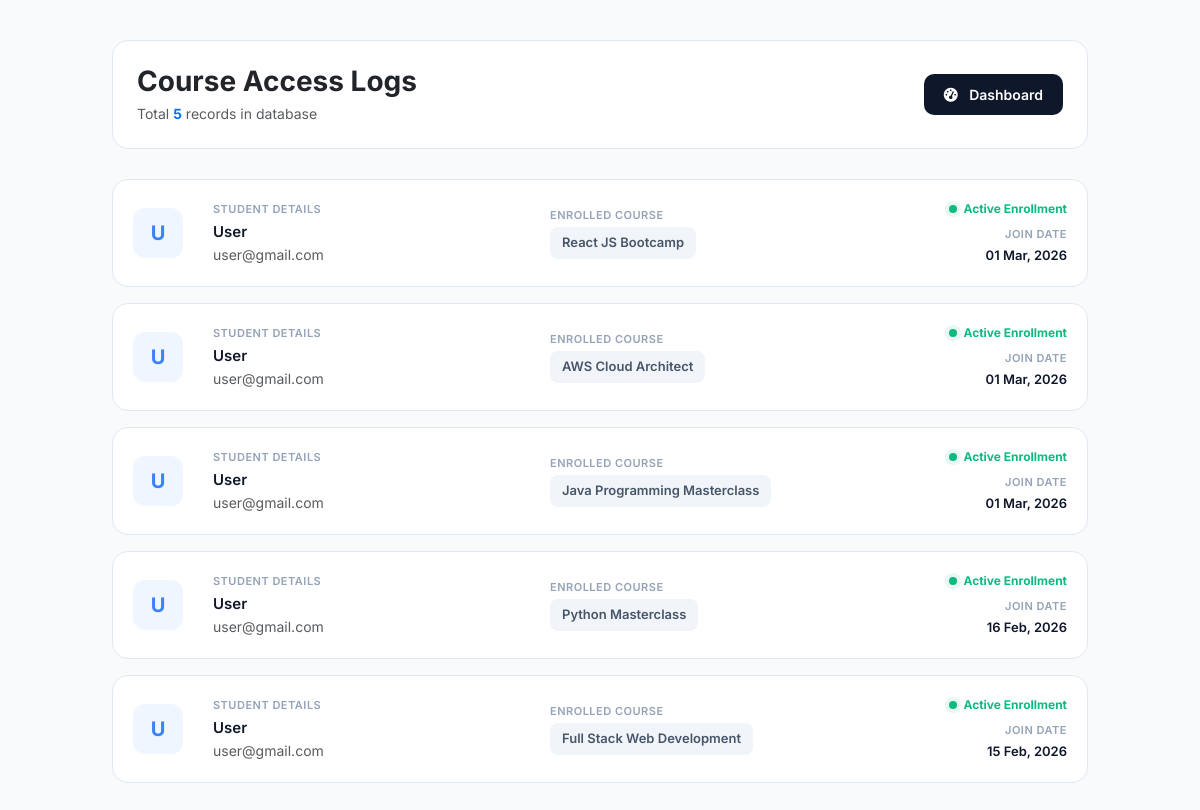
/admin_enrollments.php (signed in), run on the app's committed database.
### tables this page shows
CREATE TABLE `course_enrollments` (
  `id` int(11) NOT NULL,
  `student_email` varchar(255) DEFAULT NULL,
  `username` varchar(255) NOT NULL,
  `user_email` varchar(255) NOT NULL,
  `course_name` varchar(255) NOT NULL,
  `enroll_date` timestamp NOT NULL DEFAULT current_timestamp(),
  `progress` int(3) DEFAULT 100
);

### admin_enrollments.php (the view, shortened to what this page needs)
<?php
require_once 'db.php';
$query = "SELECT * FROM course_enrollments ORDER BY id DESC";
$res = mysqli_query($conn, $query);
?>
<!DOCTYPE html>
<html lang="en">
<head>
    <link href="https://cdn.jsdelivr.net/npm/bootstrap@5.3.2/dist/css/bootstrap.min.css" rel="stylesheet">
    <link href="https://cdnjs.cloudflare.com/ajax/libs/font-awesome/6.4.0/css/all.min.css" rel="stylesheet">
</head>
<body>
<div class="container">
    <div class="page-title-box">
        <div>
            <h3 class="fw-bold mb-1 text-dark">Course Access Logs</h3>
            <p class="text-muted small mb-0">Total <span class="text-primary fw-bold"><?php echo mysqli_num_rows($res); ?></span> records in database</p>
        </div>
        <a href="admin_home.php" class="btn-action btn-main">
            <i class="fa-solid fa-gauge-high me-2"></i> Dashboard
        </a>
    </div>
    <?php
    if(mysqli_num_rows($res) > 0) {
        while ($row = mysqli_fetch_assoc($res)) {
            $name = $row['username'] ?? 'Student';
            $email = $row['user_email'] ?? 'No Email';
            $course = $row['course_name'] ?? 'General Course';
            $date = isset($row['enroll_date']) ? date('d M, Y', strtotime($row['enroll_date'])) : '--';
            $initial = substr($name, 0, 1);
    ?>
    <div class="enrollment-card">
        <div class="user-avatar"><?php echo strtoupper($initial); ?></div>
        <div>
            <div class="info-label">Student Details</div>
            <div class="info-value"><?php echo htmlspecialchars($name); ?></div>
            <div class="text-muted small"><?php echo htmlspecialchars($email); ?></div>
        </div>
        <div>
            <div class="info-label">Enrolled Course</div>
            <div class="course-badge"><?php echo htmlspecialchars($course); ?></div>
        </div>
        <div class="text-end">
            <div class="status-pill mb-2 justify-content-end">
                <span class="status-dot"></span> Active Enrollment
            </div>
            <div class="info-label">Join Date</div>
            <div class="info-value" style="font-size: 13px;"><?php echo $date; ?></div>
        </div>
    </div>
    <?php
        }
    }
    ?>
</div>
</body>
</html>

### admin_enrollments.php (style rules this page uses)
:root { --primary: #0f172a; --accent: #3b82f6; --success: #10b981; --bg: #f8fafc; }
body { background-color: var(--bg); font-family: 'Inter', sans-serif; color: #334155; padding: 40px 0; }
.container { max-width: 1000px; }
.page-title-box { background: #fff; padding: 24px; border-radius: 16px; border: 1px solid #e2e8f0; margin-bottom: 30px; display: flex; justify-content: space-between; align-items: center; }
.enrollment-card { background: #fff; border-radius: 16px; padding: 20px; margin-bottom: 16px; border: 1px solid #e2e8f0; display: grid; grid-template-columns: 60px 1fr 1fr 180px; align-items: center; gap: 20px; transition: all 0.2s; }
.user-avatar { width: 50px; height: 50px; background: #eff6ff; color: var(--accent); display: flex; align-items: center; justify-content: center; border-radius: 12px; font-size: 20px; font-weight: 700; }
.info-label { font-size: 11px; text-transform: uppercase; letter-spacing: 0.5px; color: #94a3b8; margin-bottom: 4px; font-weight: 600; }
.info-value { font-weight: 600; color: var(--primary); font-size: 15px; }
.course-badge { background: #f1f5f9; color: #475569; padding: 6px 12px; border-radius: 8px; font-size: 13px; font-weight: 600; display: inline-block; }
.status-pill { display: flex; align-items: center; gap: 6px; font-size: 12px; font-weight: 700; color: var(--success); }
.status-dot { width: 8px; height: 8px; background: var(--success); border-radius: 50%; display: inline-block; box-shadow: 0 0 0 4px rgba(16, 185, 129, 0.1); }
.btn-action { padding: 10px 20px; border-radius: 10px; font-weight: 600; font-size: 14px; text-decoration: none; transition: 0.3s; }
.btn-main { background: var(--primary); color: #fff; }

### data on the page
course_enrollments: username "U", username "User", user_email "user@gmail.com", course_name "React JS Bootcamp", enroll_date "01 Mar, 2026"
course_enrollments: username "U", username "User", user_email "user@gmail.com", course_name "AWS Cloud Architect", enroll_date "01 Mar, 2026"
course_enrollments: username "U", username "User", user_email "user@gmail.com", course_name "Java Programming Masterclass", enroll_date "01 Mar, 2026"
course_enrollments: username "U", username "User", user_email "user@gmail.com", course_name "Python Masterclass", enroll_date "16 Feb, 2026"
course_enrollments: username "U", username "User", user_email "user@gmail.com", course_name "Full Stack Web Development", enroll_date "15 Feb, 2026"

### other printed values
mysqli_num_rows($res) "5"
